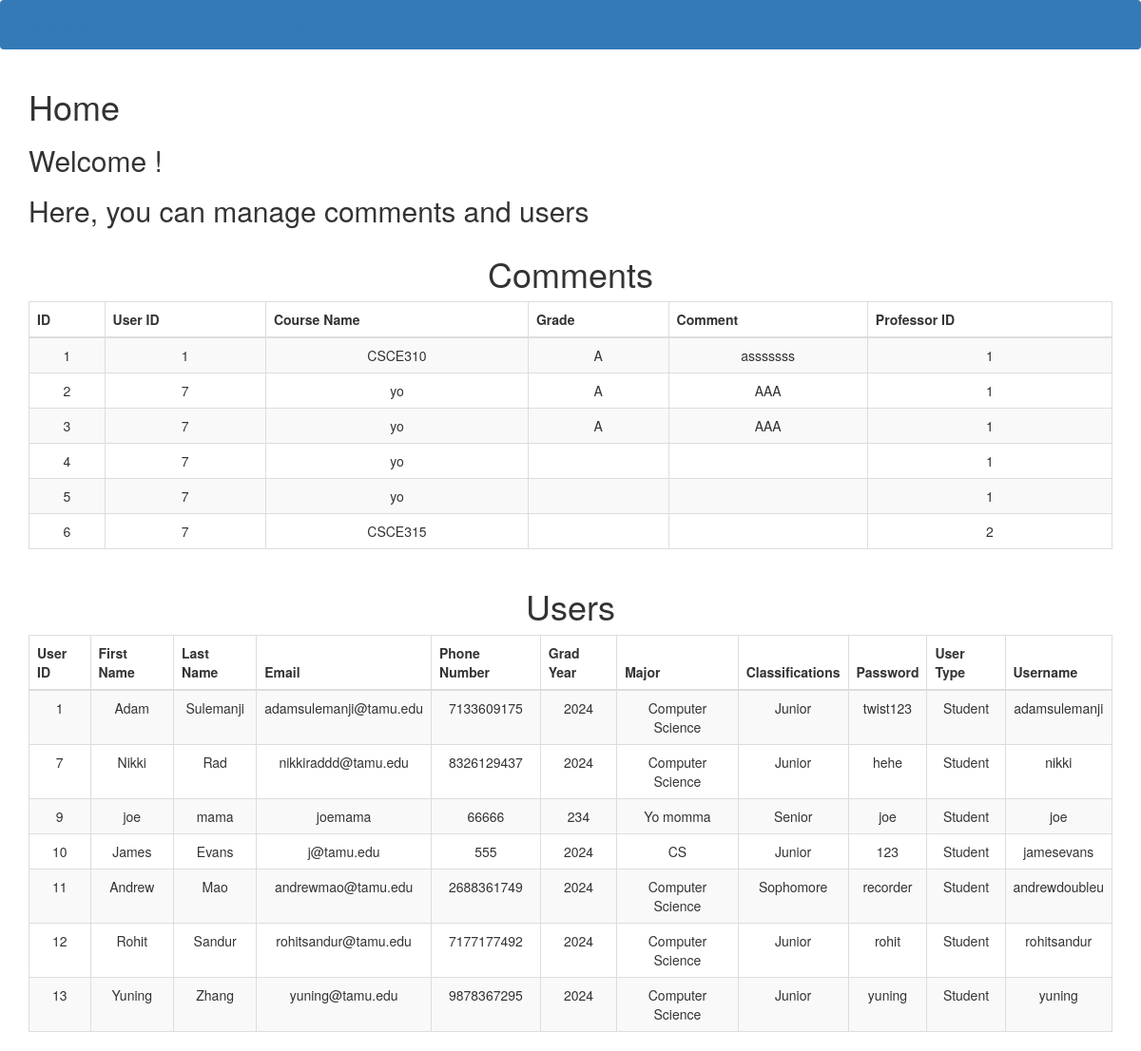
Page /adminhome.php on the committed database.
### tables this page shows
CREATE TABLE `Comment` (
  `comment_id` int(11) NOT NULL,
  `user_id` int(11) NOT NULL,
  `course_name` varchar(256) NOT NULL,
  `class_id` int(11) NOT NULL,
  `letterGrade` varchar(1) NOT NULL,
  `comment` varchar(256) NOT NULL,
  `professor_id` int(11) NOT NULL
);

CREATE TABLE `Users` (
  `user_id` int(11) NOT NULL,
  `firstName` varchar(256) NOT NULL,
  `email` varchar(256) DEFAULT NULL,
  `lastName` varchar(256) NOT NULL,
  `phone_number` varchar(256) DEFAULT NULL,
  `gradYear` int(11) DEFAULT NULL,
  `major` varchar(256) DEFAULT NULL,
  `classifications` varchar(256) DEFAULT NULL,
  `password` varchar(256) NOT NULL,
  `userType` varchar(256) NOT NULL,
  `userName` varchar(256) NOT NULL
);

### adminhome.php (the view, shortened to what this page needs)
<!DOCTYPE html>
<html lang="en">
    <head>
        <link rel="stylesheet" href="https://maxcdn.bootstrapcdn.com/bootstrap/3.3.7/css/bootstrap.min.css">
    </head>
    <nav class="navbar navbar-dark bg-primary">
        <div class="container-fluid">
            <div class="navbar-header">
                <a class="navbar-brand" href="home.php">Class Search</a>
            </div>
            <ul class="nav navbar-nav">
                <li class="active"><a href="home.php">Home</a></li>
                <li><a href="search.php">Search</a></li>
                <li><a href="index.php">Logout</a></li>
            </ul>
        </div>
    </nav>
<body>
    <div class="container">
        <div class="row">
            <div class="col-md-12">
                <h1>Home</h1>
                <h2>Welcome <?php
                ?> !</h2>
                <h2>Here, you can manage comments and users</h2>
            </div>
        </div>
    </div>
    <div class="container">
    <h1 class="text-center">Comments</h1>
	<table id="commentsTable" class="table table-bordered table-responsive-md table-striped text-center">
		<thead>
			<tr>
				<th>ID</th>
                <th>User ID</th>
				<th>Course Name</th>
				<th>Grade</th>
				<th>Comment</th>
				<th>Professor ID</th>
			</tr>
		</thead>
		<tbody>
			<?php
			include_once("config.php");
			$sqlQuery = "SELECT comment_id, comment, user_id, course_name, letterGrade, professor_id FROM comment";
			$result = mysqli_query($db, $sqlQuery) or die("database error:". mysqli_error($db));
            if ($result->num_rows > 0) {
			while( $row = mysqli_fetch_assoc($result) ) {
			?>
			   <tr id="<?php echo $row ['comment_id']; ?>">
			    <td><?php echo $row ['comment_id']; ?></td>
			    <td><?php echo $row ['user_id']; ?></td>
                <td><?php echo $row ['course_name']; ?></td>
                <td><?php echo $row ['letterGrade']; ?></td>
                <td><?php echo $row ['comment']; ?></td>
                <td><?php echo $row ['professor_id']; ?></td>
			   </tr>
			<?php }
            }
            else {
                echo "0 results";
            }
            ?>
		</tbody>
    </table>
    </div>
    <div class="container">
    <h1 class="text-center">Users</h1>
	<table id="usersTable" class="table table-bordered table-responsive-md table-striped text-center">
		<thead>
			<tr>
                <th>User ID</th>
				<th>First Name</th>
				<th>Last Name</th>
				<th>Email</th>
				<th>Phone Number</th>
                <th>Grad Year</th>
                <th>Major</th>
                <th>Classifications</th>
                <th>Password</th>
                <th>User Type</th>
                <th>Username</th>
			</tr>
		</thead>
		<tbody>
			<?php
			include_once("config.php");
			$sqlQuery = "SELECT user_id, firstName, lastName, email, phone_number, gradYear, major, classifications, password, userType, userName FROM users";
			$result = mysqli_query($db, $sqlQuery) or die("database error:". mysqli_error($db));
            if ($result->num_rows > 0) {
			while( $row = mysqli_fetch_assoc($result) ) {
			?>
			   <tr id="<?php echo $row ['user_id']; ?>">
			    <td><?php echo $row ['user_id']; ?></td>
			    <td><?php echo $row ['firstName']; ?></td>
                <td><?php echo $row ['lastName']; ?></td>
                <td><?php echo $row ['email']; ?></td>
                <td><?php echo $row ['phone_number']; ?></td>
                <td><?php echo $row ['gradYear']; ?></td>
                <td><?php echo $row ['major']; ?></td>
                <td><?php echo $row ['classifications']; ?></td>
                <td><?php echo $row ['password']; ?></td>
                <td><?php echo $row ['userType']; ?></td>
                <td><?php echo $row ['userName']; ?></td>
			   </tr>
			<?php }
            }
            else {
                echo "0 results";
            }
            ?>
		</tbody>
    </table>
    </div>
</body>
</html>

### rows in the picture
comment: comment_id "1", user "1", course_name "CSCE310", letterGrade "A", comment "asssssss", professor "1"
comment: comment_id "2", user "7", course_name "yo", letterGrade "A", comment "AAA", professor "1"
comment: comment_id "3", user "7", course_name "yo", letterGrade "A", comment "AAA", professor "1"
comment: comment_id "4", user "7", course_name "yo", professor "1"
comment: comment_id "5", user "7", course_name "yo", professor "1"
comment: comment_id "6", user "7", course_name "CSCE315", professor "2"
users: user_id "1", firstName "Adam", lastName "Sulemanji", email "adamsulemanji@tamu.edu", phone_number "7133609175", gradYear "2024", major "Computer Science", classifications "Junior", password "twist123", userType "Student", userName "adamsulemanji"
users: user_id "7", firstName "Nikki", lastName "Rad", email "nikkiraddd@tamu.edu", phone_number "8326129437", gradYear "2024", major "Computer Science", classifications "Junior", password "hehe", userType "Student", userName "nikki"
users: user_id "9", firstName "joe", lastName "mama", email "joemama", phone_number "66666", gradYear "234", major "Yo momma", classifications "Senior", password "joe", userType "Student", userName "joe"
users: user_id "10", firstName "James", lastName "Evans", email "j@tamu.edu", phone_number "555", gradYear "2024", major "CS", classifications "Junior", password "123", userType "Student", userName "jamesevans"
users: user_id "11", firstName "Andrew", lastName "Mao", email "andrewmao@tamu.edu", phone_number "2688361749", gradYear "2024", major "Computer Science", classifications "Sophomore", password "recorder", userType "Student", userName "andrewdoubleu"
users: user_id "12", firstName "Rohit", lastName "Sandur", email "rohitsandur@tamu.edu", phone_number "7177177492", gradYear "2024", major "Computer Science", classifications "Junior", password "rohit", userType "Student", userName "rohitsandur"
users: user_id "13", firstName "Yuning", lastName "Zhang", email "yuning@tamu.edu", phone_number "9878367295", gradYear "2024", major "Computer Science", classifications "Junior", password "yuning", userType "Student", userName "yuning"
